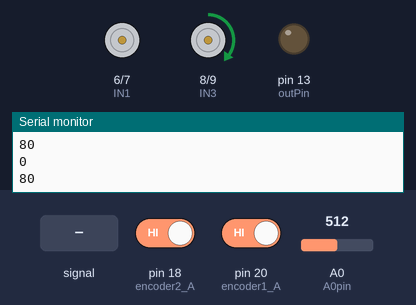
Simulated run of this sketch. Board: Arduino Mega 2560, built with avr-gcc and run on an emulated ATmega2560. On the bench: motor-driver pin pairs drawn as motors (green arrow = first pin HIGH = forward, orange = second pin HIGH = backward, longer = more drive, scaled by the enable pin), output pins drawn as LEDs (lit = HIGH), the last lines printed to the serial monitor. The test bench sets the inputs (shaded band); at power-on: A0 (A0pin) = 512, pin 18 (encoder2_A) HIGH, pin 20 (encoder1_A) HIGH. Pins used as bus, display or sensor lines are not drawn.

Above: at 1.3 s.
1.4 s: A0 (A0pin) fed a 2 Hz sine of ±306 counts around its level
At 1.66 s:
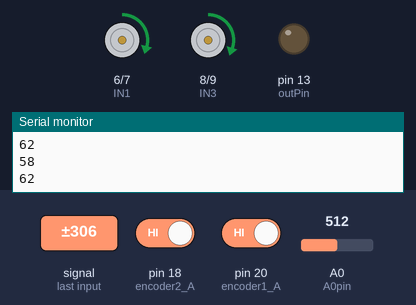
4.4 s: A0 (A0pin) set to 716
5.9 s: A0 (A0pin) fed a 2 Hz sine of ±306 counts around its level
At 6.4 s:
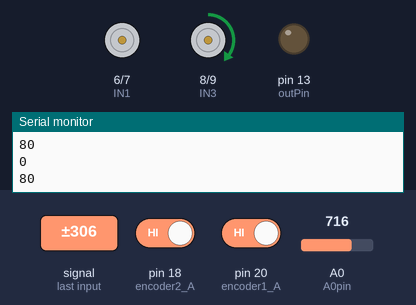
8.9 s: A0 (A0pin) set to 900
10.4 s: A0 (A0pin) set to 610
11.9 s: A0 (A0pin) set to 581
At 12.8 s:
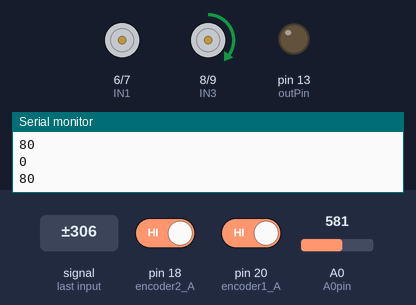
Timing chart, 0 to 14.4 s (numbered marks = the images above; inputs shaded):
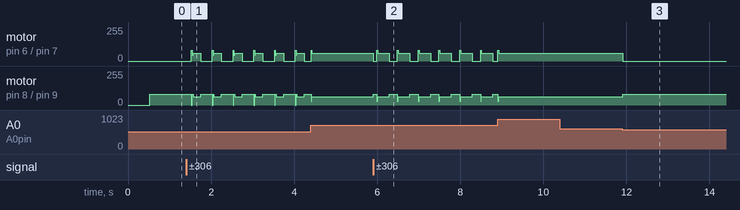

The sketch:

____________.ino
```cpp
#include <MsTimer2.h>
#include <LSM303.h>

#define Grid_Size 0.4

#define wpSIZE 7

#define A0pin A0
#define SIpin 31
#define CLKpin 30
#define NPIXELS 128

#define ENA 11
#define IN1 6
#define IN2 7
#define IN3 8
#define IN4 9
#define ENB 10
#define BASE_SPEED 60

float target_heading_angle = 90;
float kp_yaw = 0.21;
float kd_yaw = 0.4;
float error_yaw = 0.0;
float error_yaw_old = 0.0;
float pid_out;
float target_yaw;

LSM303 compass;

byte Pixel[NPIXELS];
byte Threshold_Data[NPIXELS];

int mission_flag = 0;
int function_flag = 3;

int LineSensor_Data[NPIXELS];
int LineSensor_Data_Adaption[NPIXELS];
int MAX_LineSensor_Data[NPIXELS];
int MIN_LineSensor_Data[NPIXELS];
int flag_line_adapation;

const int IMG_WIDTH_HALF = 64;
const float KP = 2.0;
const float KD = 0.5;
float error_old = 0.0;
int base_speed = 100;

#define FASTADC 1
#define cbi(sfr, bit) (_SFR_BYTE(sfr) &= ~_BV(bit))
#define sbi(sfr, bit) (_SFR_BYTE(sfr) |= _BV(bit))

const byte outPin = 13; // Output pin: digital pin 13(D13)
//const byte interruptPin1 = 2; // Interrupt pin: D2
//const byte interruptPin2 = 3; // Interrupt pin: D2
const byte encoder1_A = 20; // Interrupt pin: D2
const byte encoder1_B = 21; // Interrupt pin: D2
const byte encoder2_A = 18; // Interrupt pin: D2
const byte encoder2_B = 19; // Interrupt pin: D2
const byte resetPin = 5;
volatile byte state = 0;
volatile long encoderpos;

//unsigned long cnt1 = 0; // 추가
//unsigned long cnt2 = 0; // 추가
long cnt1 = 0; // 추가
long cnt2 = 0; // 추가

struct waypoint {
  double distance;
  double heading_angle;
};

waypoint wayway[wpSIZE];
int waypoint_way = 0;

void setup()
{
  reset_encoder();
  MsTimer2::set(20, MsTimer2_ISR);
  MsTimer2::start();

  pinMode(outPin, OUTPUT); // Output mode
  //  pinMode(interruptPin1, INPUT_PULLUP); // Input mode, pull-up
  //  pinMode(interruptPin2, INPUT_PULLUP); // Input mode, pull-up
  pinMode(encoder1_A, INPUT_PULLUP);
  pinMode(encoder1_B, INPUT_PULLUP);
  pinMode(encoder2_A, INPUT_PULLUP);
  pinMode(encoder2_B, INPUT_PULLUP);
  pinMode(resetPin, INPUT);

  pinMode(IN1, OUTPUT);
  pinMode(IN2, OUTPUT);
  pinMode(IN3, OUTPUT);
  pinMode(IN4, OUTPUT);
  pinMode(ENA, OUTPUT);
  pinMode(ENB, OUTPUT);

  //  attachInterrupt(digitalPinToInterrupt(interruptPin1), intfunc1, RISING); // Enable interrupt
  //  attachInterrupt(digitalPinToInterrupt(interruptPin2), intfunc2, RISING); // Enable interrupt
  attachInterrupt(digitalPinToInterrupt(encoder1_A), intfunc1, RISING); // Enable interrupt
  attachInterrupt(digitalPinToInterrupt(encoder2_A), intfunc2, RISING); // Enable interrupt

  int i;
  for (i = 0; i < NPIXELS; i++)
  {
    LineSensor_Data[i] = 0;
    LineSensor_Data_Adaption[i] = 0;
    MAX_LineSensor_Data[i] = 1023;
    MIN_LineSensor_Data[i] = 0;
  }
  pinMode(SIpin, OUTPUT);
  pinMode(CLKpin, OUTPUT);
  pinMode(A0pin, INPUT);

  digitalWrite(SIpin, LOW);
  digitalWrite(CLKpin, LOW);

#if FASTADC

  sbi(ADCSRA, ADPS2);
  cbi(ADCSRA, ADPS1);
  cbi(ADCSRA, ADPS0);
#endif

  flag_line_adapation = 0;

  wayway[0] = {2 * Grid_Size, 90};
  wayway[1] = {1 * Grid_Size, 0};
  wayway[2] = {3 * Grid_Size, -90};
  wayway[3] = {1 * Grid_Size, 0};
  wayway[4] = {1 * Grid_Size, -90};
  wayway[5] = {3 * Grid_Size, 90};
  wayway[6] = {0, 0};

  Serial.begin(115200);
}

void reset_encoder()
{
  encoderpos = cnt1 = cnt2 = 0;

}

void MsTimer2_ISR()
{
  switch (function_flag)
  {
    case 1:
      line_tracer();
      break;
    case 2:
      yaw_control();
      break;
    case 3:
    default:
      motor_control(0, 0);
      break;
  }
}


void intfunc1()
{

  cnt1++;

}

void intfunc2()
{

  cnt2++;

}

void motor_l(int speed)
{
  if (speed >= 0)
  {
    digitalWrite(IN1, HIGH);
    digitalWrite(IN2, LOW);
    analogWrite(ENA, speed); // 0-255
  }
  else
  {
    digitalWrite(IN1, LOW);
    digitalWrite(IN2, HIGH);
    analogWrite(ENA, -speed);
  }
}

void motor_r(int speed)
{
  if (speed >= 0)
  {
    digitalWrite(IN3, HIGH);
    digitalWrite(IN4, LOW);
    analogWrite(ENB, speed); // 0-255
  }
  else
  {
    digitalWrite(IN3, LOW);
    digitalWrite(IN4, HIGH);
    analogWrite(ENB, -speed);
  }
}

void motor_control(int left_motor_speed, int right_motor_speed)
{
  motor_l(left_motor_speed);
  motor_r(right_motor_speed);
}

////////////////////////////////////////////////////

void threshold_line_image(int threshold_value)
{
  for (int i = 0; i < NPIXELS; i++)
  {
    if (Pixel[i] >= threshold_value)
    {
      Threshold_Data[i] = 255;
    }
    else
    {
      Threshold_Data[i] = 0;
    }
  }
}

void line_control(int line_center)
{
  int error = line_center - IMG_WIDTH_HALF;
  int derivative = error - error_old;
  float output = KP * error + KD * derivative;
  int speed_difference = int(output);

  int right_speed = BASE_SPEED - speed_difference;
  int left_speed  = BASE_SPEED + speed_difference;

  left_speed = constrain(left_speed, 0, 80);
  right_speed = constrain(right_speed, 0, 80);
  Serial.println(left_speed);
  Serial.println(right_speed);


  motor_control(left_speed, right_speed);

  error_old = error;
}

void read_line_camera(void)
{
  int i;
  delay(1);

  digitalWrite(CLKpin, LOW);
  digitalWrite(SIpin, HIGH);
  digitalWrite(CLKpin, HIGH);
  digitalWrite(SIpin, LOW);
  delayMicroseconds(1);

  for (i = 0; i < NPIXELS; i++)
  {
    Pixel[i] = analogRead(A0pin) / 4;
    digitalWrite(CLKpin, LOW);
    delayMicroseconds(1);
    digitalWrite(CLKpin, HIGH);
  }
  digitalWrite(CLKpin, LOW);
}

double line_COM(void)
{
  double COM = 0.0;
  double mass_sum = 0.0;

  for (int i = 0; i < NPIXELS; i++)
  {
    mass_sum += Threshold_Data[i];
    COM += Threshold_Data[i] * i;
  }

  if (mass_sum == 0)
  {
    return -1;
  }

  COM = COM / mass_sum;

  return COM;
}

void yaw_control()
{
  float error_yaw_d;
  int l_motor_speed;
  int r_motor_speed;

  compass.read();
  float heading_angle = compass.heading();

  error_yaw = target_yaw - heading_angle;
  if (error_yaw > 180) error_yaw -= 360;
  else if (error_yaw < -180) error_yaw += 360;

  error_yaw_d = error_yaw - error_yaw_old;
  pid_out = kp_yaw * error_yaw + kd_yaw * error_yaw_d;
  error_yaw_old = error_yaw;

  l_motor_speed = base_speed + (int)pid_out;
  r_motor_speed = base_speed - (int)pid_out;

  motor_control(l_motor_speed, r_motor_speed);
}

void line_tracer()
{
  double cx = 64;
  read_line_camera();
  threshold_line_image(150);
  cx = line_COM();
  line_control(cx);
}

void loop()
{
  int line_center = 64;

  line_center  = line_COM();

  encoderpos = 10 * ((cnt1 + cnt2) / 2 * 0.028);

  switch (mission_flag)
  {
    case 0: // 초기화
      function_flag = 3;
      delay(500);
      reset_encoder();
      function_flag = 1; // 라인 트레이싱 시작
      mission_flag = 1;
      break;

    case 1: // 거리 이동 (라인 트레이싱)
      if (encoderpos >= wayway[waypoint_way].distance)
      {
        function_flag = 3; // 정지
        delay(500);
        target_yaw = wayway[waypoint_way].heading_angle; // 목표 각도 설정
        function_flag = 2; // 각도 조정 시작
        mission_flag = 2;
      }
      break;

    case 2: // 각도 조정
      if (abs(error_yaw) < 5)
      {
        function_flag = 3; // 정지
        delay(500);
        reset_encoder();
        mission_flag = 3;
      }
      break;

    case 3: // 다음 Waypoint로 전환
      waypoint_way++; // 다음 Waypoint로 이동
      if (waypoint_way <= wpSIZE)
      {
        mission_flag = 0; // 초기화 단계로 돌아가기
      }
      else
      {
        mission_flag = 4; // 모든 Waypoint 완료
      }
      break;

    case 4: // 종료 상태
      motor_control(0, 0); // 정지
      break;
  }
  delay(50);
}
```

Measured:
- after the input at 11.9 s, motor on pin 6 (IN1) / pin 7 (IN2): forward 58/255 → stopped at once; motor on pin 8 (IN3) / pin 9 (IN4): forward 62/255 → forward 80/255 at once
